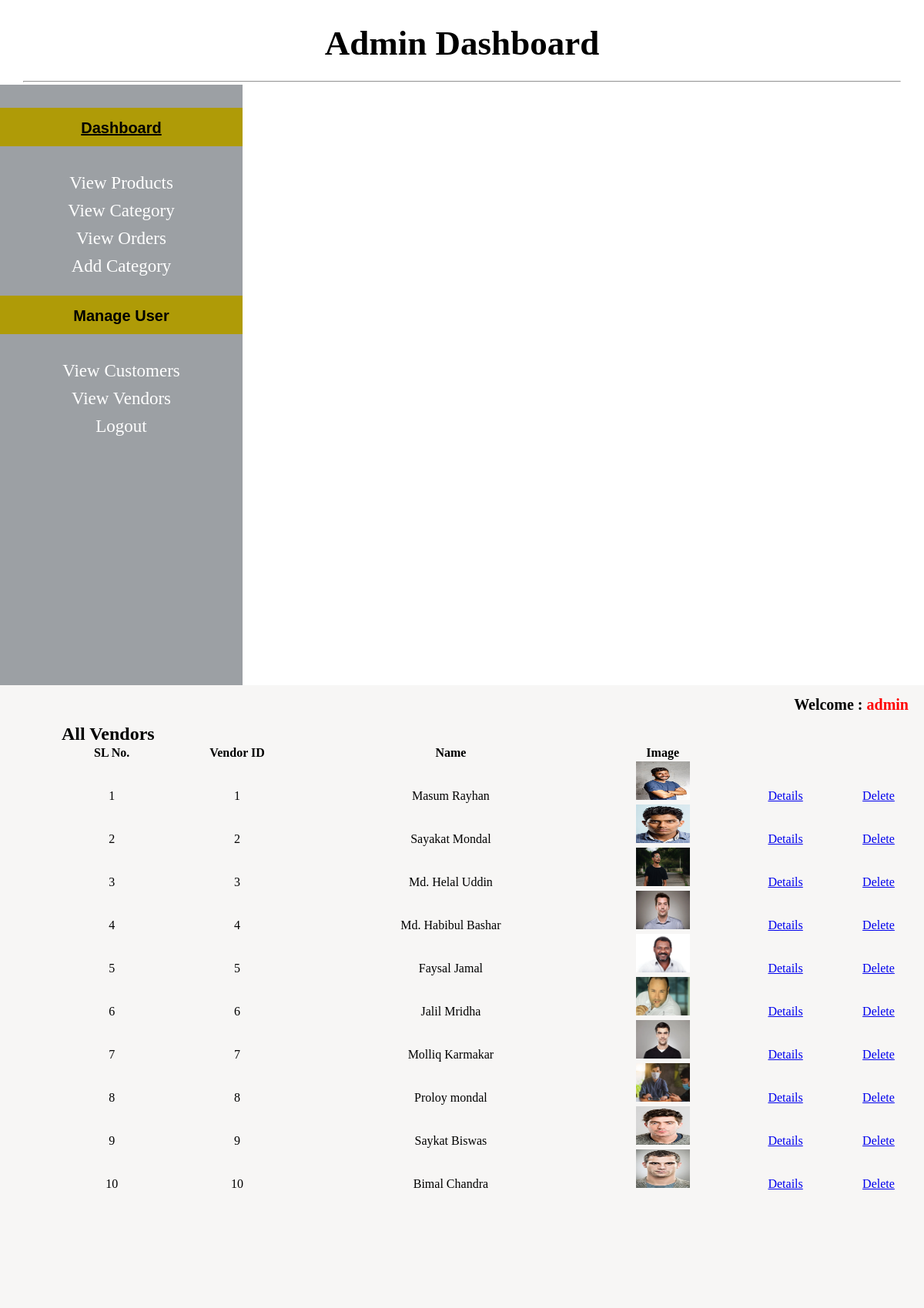
The page /admin_area/index.php?view_vendor (signed in) on the database its author committed.
### tables this page shows
CREATE TABLE `vendors` (
  `vendor_id` int(20) NOT NULL,
  `vendor_name` varchar(255) NOT NULL,
  `shop_name` varchar(50) NOT NULL,
  `vendor_email` varchar(255) NOT NULL,
  `vendor_phone` varchar(255) NOT NULL,
  `vendor_address` varchar(255) NOT NULL,
  `vendor_password` varchar(255) NOT NULL,
  `vendor_img` varchar(255) NOT NULL
);

### admin_area/view_vendor.php (the view, shortened to what this page needs)
<div class="view_product_box">
<h2>All Vendors</h2>
<form action="" method="post" enctype="multipart/form-data">
<table width="100%">
 <thead>
  <tr>
   <th>SL No.</th>
   <th>Vendor ID</th>
   <th>Name</th>
   <th>Image</th>
  </tr>
 </thead>
 <?php
 $all_products = mysqli_query($con,"select * from vendors  ");
 $i = 0;
 while($row=mysqli_fetch_array($all_products)){
 $v_id=$row['vendor_id'];
 $v_name=$row['vendor_name'];
 $v_img=$row['vendor_img'];
$i++;
 ?>
  <tr align="center">
   <td><?php echo $i; ?></td>
   <td><?php echo $v_id ?></td>
   <td><?php echo  $v_name ?></td>
   <td><img src="../vendor_area/vendor-images/<?php echo  $v_img?>" width="70" height="50" /></td>
      <td><a href="index.php?v_detail=<?php echo  $v_id;?>">Details</a></td>
   <td><a href="index.php?v_delete=<?php echo  $v_id;?>">Delete</a></td>
 <?php }?>
</table>
</form>
</div>

### admin_area/styles/style.css (style rules this page uses)
html, body, div, span, applet, object, iframe, h1, h2, h3, h4, h5, h6, p, blockquote, pre, a, abbr, acronym, address, big, cite, code, del, dfn, em, img, ins, kbd, q, s, samp, small, strike, strong, sub, sup, tt, var, b, u, i, center, dl, dt, dd, ol, ul, li, fieldset, form, label, legend, table, caption, tbody, tfoot, thead, tr, th, td, article, aside, canvas, details, embed, figure, figcaption, footer, header, hgroup, menu, nav, output, ruby, section, summary, time, mark, audio, video { margin: 0; padding: 0; border: 0; vertical-align: baseline; }
body { background-color:rgb(255, 255, 255); }

### rows shown on the page
vendors: vendor_id "1", vendor_name "Masum Rayhan", vendor_img (picture)
vendors: vendor_id "2", vendor_name "Sayakat Mondal", vendor_img (picture)
vendors: vendor_id "3", vendor_name "Md. Helal Uddin", vendor_img (picture)
vendors: vendor_id "4", vendor_name "Md. Habibul Bashar", vendor_img (picture)
vendors: vendor_id "5", vendor_name "Faysal Jamal", vendor_img (picture)
vendors: vendor_id "6", vendor_name "Jalil Mridha", vendor_img (picture)
vendors: vendor_id "7", vendor_name "Molliq Karmakar", vendor_img (picture)
vendors: vendor_id "8", vendor_name "Proloy mondal", vendor_img (picture)
vendors: vendor_id "9", vendor_name "Saykat Biswas", vendor_img (picture)
vendors: vendor_id "10", vendor_name "Bimal Chandra", vendor_img (picture)

### other values the page prints
$_SESSION['user_name'] "admin"
